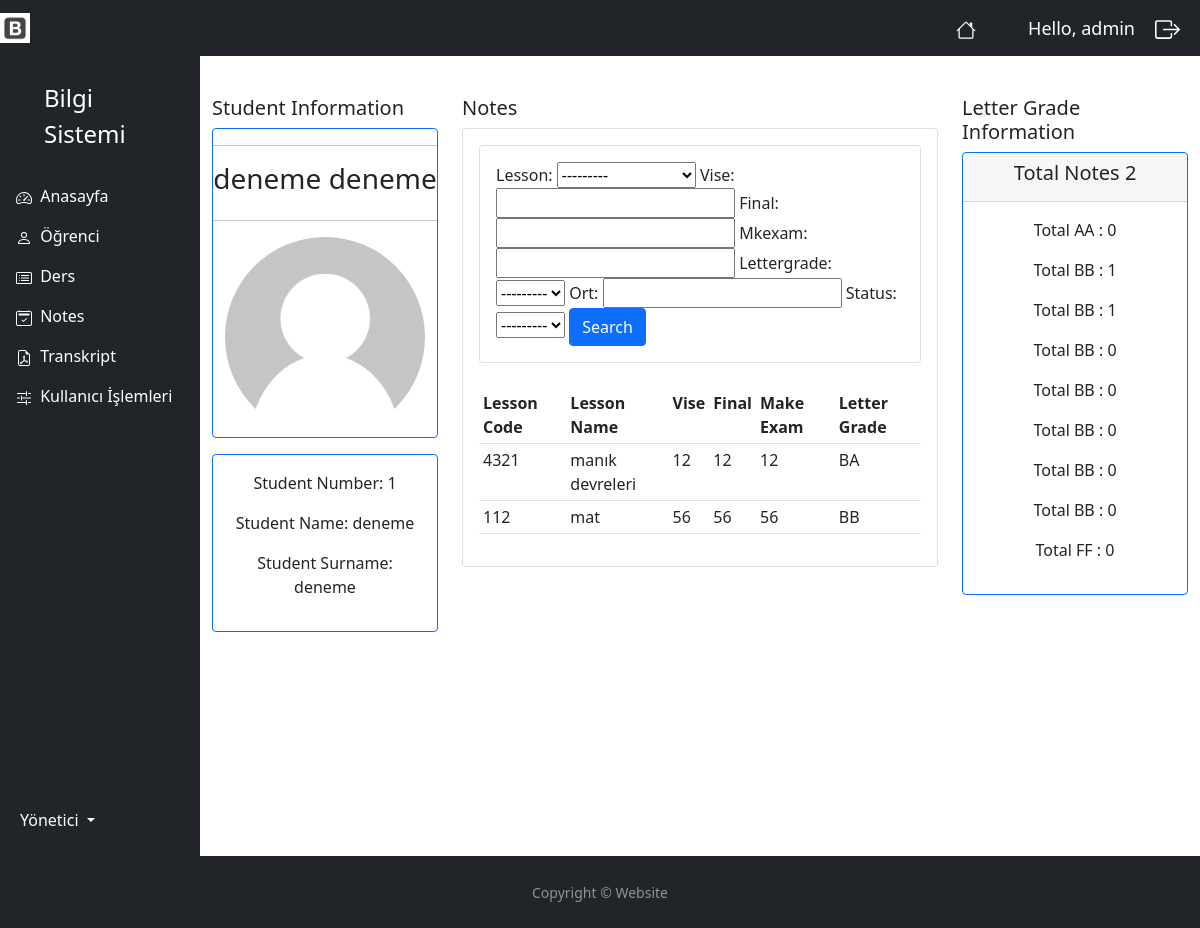
The page /student_notes_create/18/ (signed in) on the database its author committed.
### myapp/models.py (models this page shows, shortened)
class Student(models.Model):
    user =models.OneToOneField(User, blank=True, null=True, on_delete=models.CASCADE)
    name = models.CharField(max_length=50, null=True)
    surname = models.CharField(max_length=50, null=True)
    num = models.IntegerField(null=True, blank=True)
    grade = models.IntegerField(null=True, blank=True)
    profile_pic = models.ImageField(default="user.jpeg", null=True, blank=True)
    department = models.ManyToManyField(Department)

class Notes(models.Model):
    STATUS1 = (
        ('gecti', 'Geçti'),
        ('kaldi', 'Kaldı'),
    )
    STATUS2 = (
        ('AA', 'AA'),
        ('BA', 'BA'),
        ('BB', 'BB'),
        ('CB', 'CB'),
        ('CC', 'CC'),
        ('DC', 'DC'),
        ('DD', 'DD'),
        ('FD', 'FD'),
        ('FF', 'FF'),
    )
    lesson = models.ForeignKey(Lesson, null=True, on_delete=models.SET_NULL)
    student = models.ForeignKey(Student, null=True, on_delete=models.SET_NULL)
    vise = models.IntegerField(null=True, blank=True)
    final = models.IntegerField(null=True, blank=True)
    mkexam = models.IntegerField(null=True, blank=True)
    lettergrade = models.CharField(max_length=2, null=True, choices=STATUS2)
    ort = models.IntegerField(blank=True, null=True)
    status = models.CharField(max_length=5, null=True, choices=STATUS1)

class Lesson(models.Model):
    lcode = models.CharField(blank=True, max_length=50)
    lname = models.CharField(blank=True, max_length=50)
    lcredit = models.IntegerField(blank=True, null=True)
    period = models.ForeignKey(Period, null=True, on_delete=models.SET_NULL)
    student = models.ManyToManyField(Student)
    def __str__(self):
        return self.lname

### myapp/decorators.py (the view)
        def wrapper_func(request, *args, **kwargs):
            group =None
            if request.user.groups.exists():
                group = request.user.groups.all()[0].name
            if group in allowed_roles:
                return view_func(request, *args, **kwargs)
            else:
                return HttpResponse('You are not authorized to view this page')

### myapp/templates/accounts/student_notes_create.html (shortened to what this page needs)
{% extends 'accounts/main.html' %}
{% block content %}
    <br>
    <div class="row">
        <div class="col-md-3">
                <div class="row">
                    <div class="col">
                        <div class="col-md">
                            <h5 >Student Information</h5>
                            <div class="col-mb-2">
                                <div class="card  border-primary mb-3">
                                    <hr>
                                    <h3 style="text-align: center">{{ student.name }} {{ student.surname }}</h3>
                                    <hr>
                                    <img class="profile-pic" src="{{ student.profile_pic.url }}">
                                </div>
                            </div>
                            <div class="card border-primary mb-3 text-center text-black mb-2" id="total-students">
                                <div class="card-body">
                                    <p>Student Number: {{ student.num }}</p>
                                    <p>Student Name: {{ student.name }}</p>
                                    <p>Student Surname: {{ student.surname }}</p>
                                </div>
                            </div>
                        </div>
                    </div>
                </div>
        </div>
        <div class="col-md-6">
            <h5>Notes</h5>
            <div class="card card-body">
                <div class="row">
                    <div class="col">
                        <div class="card card-body">
                            <form method="get">
                                {{ myFilter.form }}
                                <button class="btn btn-primary" type="submit">Search</button>
                            </form>
                        </div>
                    </div>
                </div>
                <br>
                <table class="table table-sm">
                        <tr>
                            <th>Lesson Code</th>
                            <th>Lesson Name</th>
                            <th>Vise</th>
                            <th>Final</th>
                            <th>Make Exam</th>
                            <th>Letter Grade</th>
                        </tr>
                        {% for note in notes %}
                           <tr>
                                <td>{{ note.lesson.lcode }}</td>
                                <td>{{ note.lesson.lname }}</td>
                                <td>{{ note.vise }}</td>
                                <td>{{ note.final }}</td>
                                <td>{{ note.mkexam }}</td>
                                <td>{{ note.lettergrade }}</td>
                           </tr>
                        {% endfor %}
                    </table>
            </div>
        </div>
        <div class="col-md-3">
                <div class="row">
                    <div class="col">
                        <div class="col-md">
                            <h5 >Letter Grade Information</h5>
                            <div class="card border-primary mb-3 text-center text-black md-3" id="total-department">
                                <div class="card-header">
                                    <h5 class="card-title">Total Notes {{ notes_count }} </h5>
                                </div>
                                <div class="card-body">
                                    <p>Total AA : {{ aa }}</p>
                                    <p>Total BB : {{ ba }}</p>
                                    <p>Total BB : {{ bb }}</p>
                                    <p>Total BB : {{ cb }}</p>
                                    <p>Total BB : {{ cc }}</p>
                                    <p>Total BB : {{ dc }}</p>
                                    <p>Total BB : {{ dd }}</p>
                                    <p>Total BB : {{ fd }}</p>
                                    <p>Total FF : {{ ff }}</p>
                                </div>
                            </div>
                        </div>
                    </div>
                </div>
        </div>
    </div>
{% endblock content %}

### myapp/templates/accounts/navbar.html (shortened to what this page needs)
{% load static %}
<nav class="navbar navbar-expand-lg navbar-dark bg-dark">
  <a href="{% url 'index' %}"><img  width="30" height="30" class="d-inline-block align-top" alt=""  src="{% static 'images/icon.jpeg' %}"></a>
    <span><a href="/" class="nav-link text-white align-middle px-5">
          </a>
    </span>
    <span class="hello-msg">Hello, {{ request.user }} </span>
    <span ><a  class="hello-msg " href="{% url 'logout' %}">
        </a>
    </span>
</nav>

### static/css/main.css (style rules this page uses)
body { background-color: #ebeff5; }

### myapp/templates/accounts/navbar.html (style rules this page uses)
.hello-msg { font-size: 18px; color: #fff; margin-right: 20px; }

### myapp/templates/accounts/student_notes_create.html (style rules this page uses)
.profile-pic { max-width: 200px; max-height: 200px; margin: 0 auto; border-radius: 50%; }

### myapp/templates/accounts/footer.html (style rules this page uses)
html, body { height: 100%; }

### rows shown on the page
Student: name "deneme", surname "deneme", profile_pic (placeholder picture), num "1"
Notes: lesson.lcode "4321", lesson.lname "manık devreleri", vise "12", final "12", mkexam "12", lettergrade "BA"
Notes: lesson.lcode "112", lesson.lname "mat", vise "56", final "56", mkexam "56", lettergrade "BB"

### other values the page prints
{{ request.user }} "admin"
{{ notes_count }} "2"
{{ aa }} "0"
{{ ba }} "1"
{{ bb }} "1"
{{ cb }} "0"
{{ cc }} "0"
{{ dc }} "0"
{{ dd }} "0"
{{ fd }} "0"
{{ ff }} "0"
